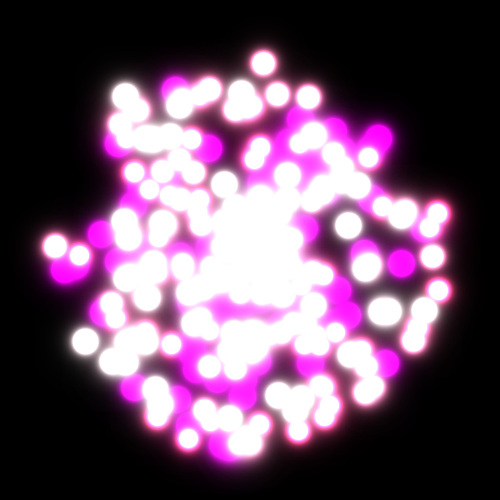
Frame 1 (no input)
Frame 60 (the mouse pressed at the canvas centre just before this capture): identical to frame 1, image omitted
Frame 120 (the mouse held since frame 60 and released just before this capture): identical to frame 1, image omitted

The Processing sketch that drew this single still picture (run headless with seeded random() and noise(); from frame 60 on, the mouse is pressed at the canvas centre):

// Processing sketch: SakuraLightParticle
// ── SakuraLightParticle.pde
Light[] lights = new Light[300]; 

final int YAMA_ZAKURA = #FF7EB0;
final int SOMEIYOSHINO = #FBE5EB;
final int YAE_ZAKURA = #FF468A;
final int MAGENDA = #FF00FF;

int[] sakuraColor = {YAMA_ZAKURA, SOMEIYOSHINO, YAE_ZAKURA, MAGENDA};


void setup(){
  size(500,500);
  smooth();
  imageMode(CENTER);
  blendMode(SCREEN); //LIGHTEST, SCREEN, ADDあたりがきれい
  background(0);
  
  create();
}

void create(){
  for(Light light : lights){
    float r = random(200);
    float angle = radians((int)random(0,359));
    light = new Light(width/2+cos(angle)*r,height/2+sin(angle)*r,sakuraColor[(int)random(4)],5);
    light.render();
  }
}

void draw(){
  
}

class Light {
  PImage light; //出力する光（画像）
  float x, y;
  
  //光の大きさの指定なし（デフォルト値は5）
  Light(float x, float y, color col) {
    this.x = x;
    this.y = y;

    int r = col>>16&0xFF;
    int g = col>>8&0xFF;
    int b = col&0xFF;

    light = createLight(r, g, b, 5);
  }
  
  //光の大きさの指定あり
  Light(float x, float y, color col, int size){
    this.x = x;
    this.y = y;
    
    int r = col>>16&0xFF;
    int g = col>>8&0xFF;
    int b = col&0xFF;
    
    light = createLight(r, g, b, size);
  }

  PImage createLight(int r, int g, int b, int size) {
    int side = size*20; //画像の大きさ
    int lightPower = size;  //光の大きさ
    float center = side/2;
    PImage img = createImage(side, side, RGB);

    for (int y = 0; y < side; y++) {
      for (int x = 0; x < side; x++) {

        float w = 1;  //色が薄くなっていくための係数

        //三平方の定理より中心からの画素の色を計算する
        float dx = center - x;
        float dy = center - y;
        float distance = sqrt(dx * dx + dy * dy);
        
        //減衰
        w = 255/pow(distance, 1.7); 
        if(distance>5) w *= 10/distance;
        
        img.pixels[x+y*side] = color(r/distance*lightPower*w, g/distance*lightPower*w, b/distance*lightPower*w);
      }
    }

    return img;
  }

  //出力
  void render() {
    image(light, x, y);
  }
}
